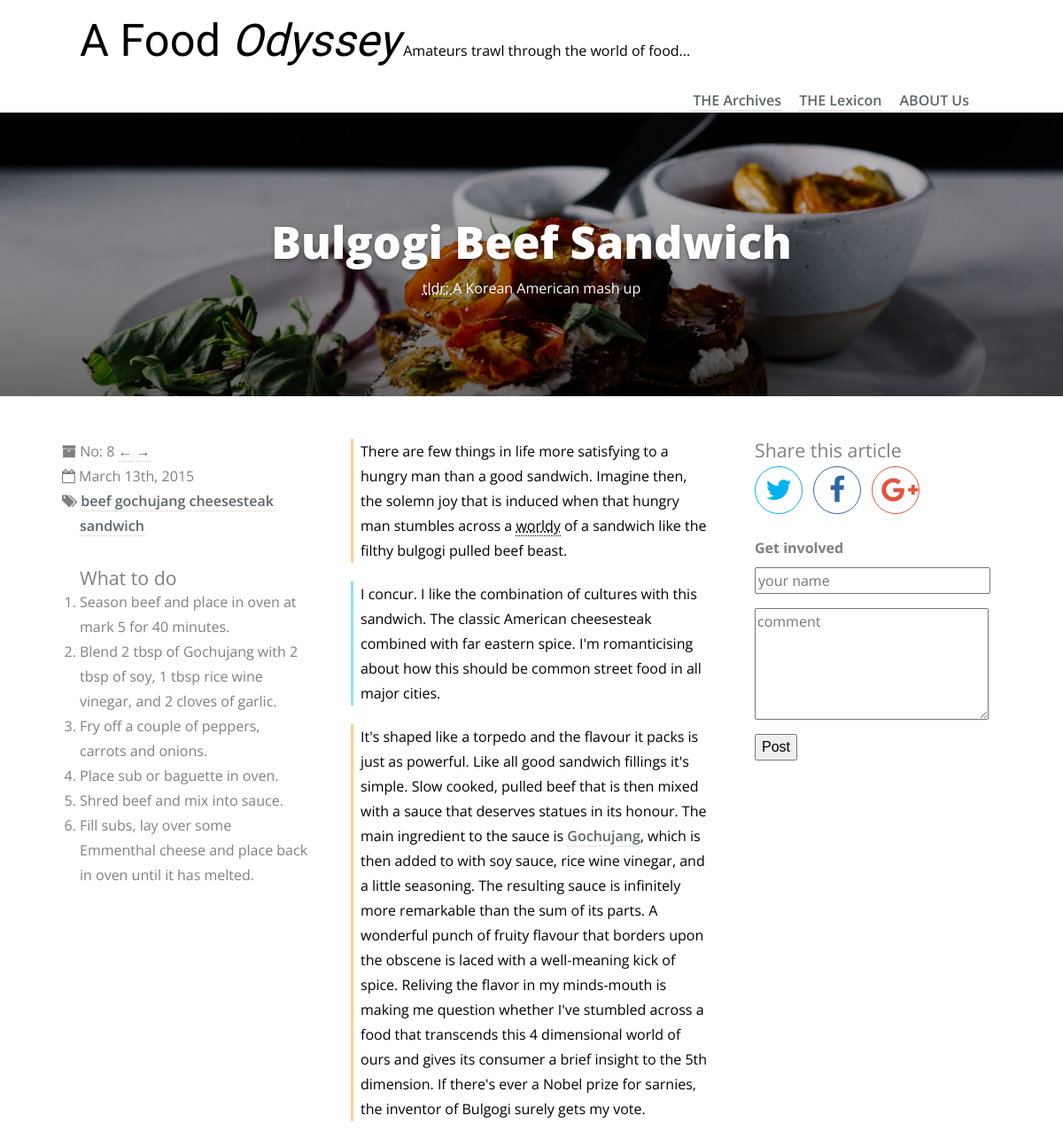
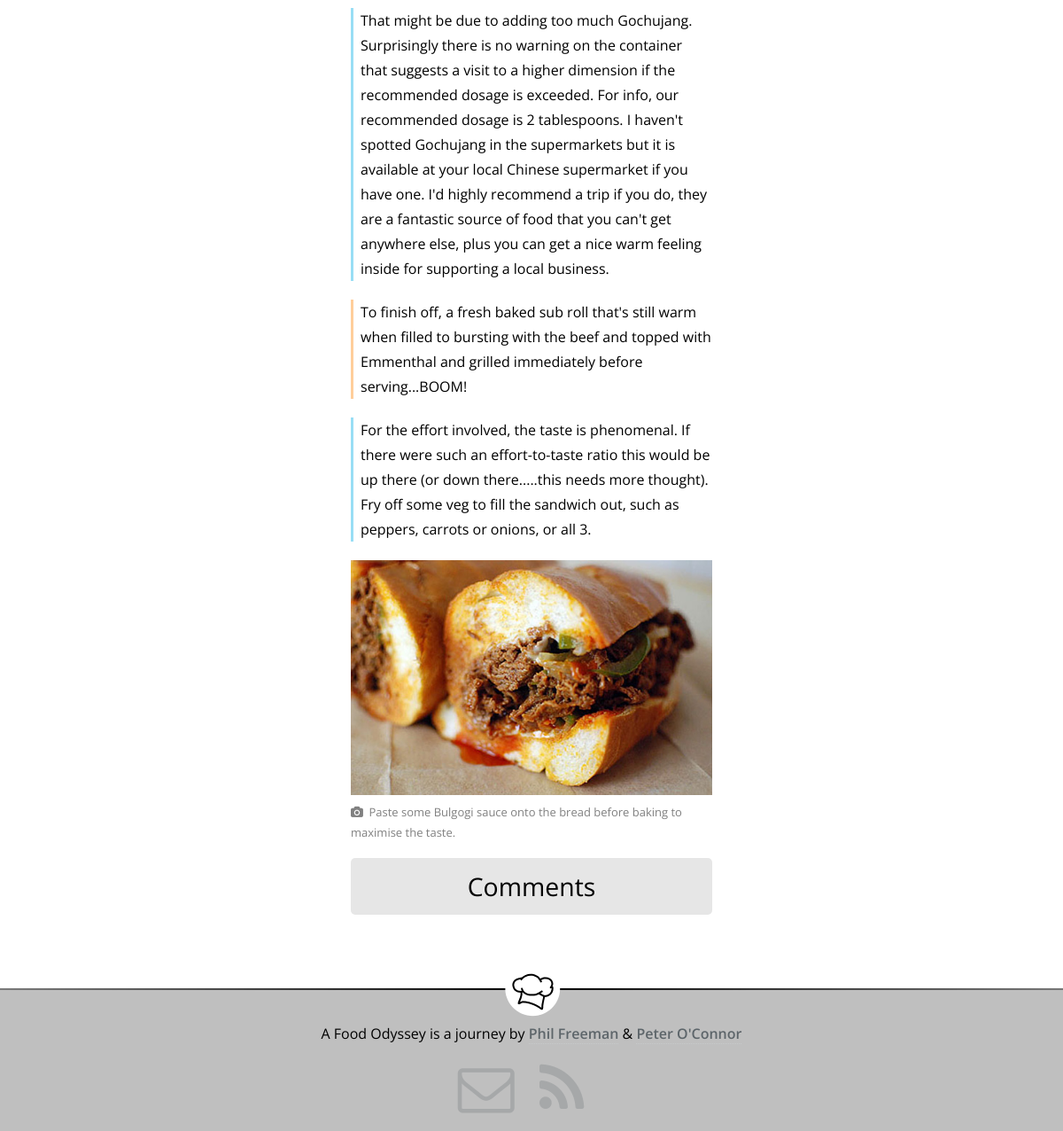
The page /viewArticle.php?article=8 on the database its author committed (2 pictures, top to bottom).
### tables this page shows
CREATE TABLE IF NOT EXISTS `articles` (
  `id` smallint(5) unsigned NOT NULL AUTO_INCREMENT,
  `title` varchar(50) NOT NULL,
  `summary` text NOT NULL,
  `tags` varchar(50) DEFAULT NULL,
  `banner_image_path` varchar(50) NOT NULL,
  `directions_md` text NOT NULL,
  `directions_html` text NOT NULL,
  `content_md` mediumtext NOT NULL,
  `content_html` mediumtext NOT NULL,
  `pubDate` datetime NOT NULL,
  PRIMARY KEY (`id`)
);

### Article.php (called while the page is built, shortened)
<?php
class Article
{
	private $mId;
	private $mTitle;
	private $mSummary;
	private $mTags;
	private $mContentHtml;
	private $mPubDate;
	private $mBannerImagePath;
	private $mDirectionsHtml;
	private $mNextArticleId;
	private $mPreviousArticleId;
	public function __construct($id, $title, $summary, $tags, $contentMd, $contentHtml, $pubDate, $bannerImagePath,
		$directionsMd, $directionsHtml)
	{
		$this->mId = $id;
		$this->mTitle = $title;
		$this->mSummary = $summary;
		$this->mTags = $tags;
		$this->mContentHtml = $contentHtml;
		$this->mBannerImagePath = $bannerImagePath;
		$this->mDirectionsHtml = $directionsHtml;
		if ($pubDate instanceof DateTime)
		{
			$this->mPubDate = $pubDate;
		}
		else
		{
			throw new InvalidArgumentException("$pubDate must be of type DateTime");
		}
	}
	public function getId()
	{
		return $this->mId;
	}
	public function getTitle()
	{
		return $this->mTitle;
	}
	public function getSummary()
	{
		return $this->mSummary;
	}
	public function getContentHtml()
	{
		return $this->mContentHtml;
	}
	public function getNicePubDate()
	{
		return $this->mPubDate->format('F jS, Y');
	}
	public function getHtmlPubDate()
	{
		return $this->mPubDate->format('Y-m-d');
	}
	public function getBannerImagePath()
	{
		return $this->mBannerImagePath;
	}
	public function getDirectionsHtml()
	{
		return $this->mDirectionsHtml;
	}
	public function getNextArticleId()
	{
		return $this->mNextArticleId;
	}
	public function setNextArticleId($id)
	{
		$this->mNextArticleId = $id;
	}
	public function getPreviousArticleId()
	{
		return $this->mPreviousArticleId;
	}
	public function setPreviousArticleId($id)
	{
		$this->mPreviousArticleId = $id;
	}
	public function getTagsAsArray()
	{
		return explode(" ", $this->mTags);
	}
}

### Database.php (called while the page is built, shortened)
<?php
require "Article.php";
class Database
{
	private $mConnection;
	public function OpenReadOnlyConnection()
	{
		$result = false;
		$this->mConnection = new mysqli("localhost", "cmsVisitor", "JxYZTwDxt2LyULpQ", "cms");
		if ($this->mConnection)
		{
			$result = true;
		}
		return $result;
	}
	public function getArticle($id)
	{
		$articles = array();
		$query = "SELECT * FROM articles WHERE id = ?";
		$stmt = mysqli_prepare($this->mConnection, $query);
		mysqli_stmt_bind_param($stmt, 'i', $id);
		if (!mysqli_stmt_execute($stmt))
		{
			throw new Exception("Database query failed");
		}
		else
		{
			mysqli_stmt_bind_result($stmt, $idCol, $titleCol, $summaryCol, $tagsCol, $bannerImagePathCol,
	        	$directionsMdCol, $directionsHtmlCol, $contentMdCol, $contentHtmlCol, $pubDateCol);
	        while (mysqli_stmt_fetch($stmt))
	        {
	        	$article = new Article($idCol, $titleCol, $summaryCol, $tagsCol, $contentMdCol,
	        		$contentHtmlCol, date_create_from_format('Y-m-d H:i:s', $pubDateCol), $bannerImagePathCol,
	        		$directionsMdCol, $directionsHtmlCol);
	        	array_push($articles, $article);
	        }
	        if (count($articles) !== 0)
	        {
	        	$articles[0]->setComments($this->getArticleComments($id));
	        	$articles[0]->setNextArticleId($this->getNextArticleId($id));
	        	$articles[0]->setPreviousArticleId($this->getPreviousArticleId($id));
	        }
		}
		return $articles;
	}
	public function getNextArticleId($id)
	{
		$nextArticleId = 0;
		$query = "SELECT id FROM articles WHERE id = (SELECT min(id) FROM articles WHERE id > ?)";
		$stmt = mysqli_prepare($this->mConnection, $query);
		mysqli_stmt_bind_param($stmt, 'i', $id);
		if (mysqli_stmt_execute($stmt))
		{
			mysqli_stmt_bind_result($stmt, $idCol);
			while (mysqli_stmt_fetch($stmt))
			{
				$nextArticleId = $idCol;
			}
		}
		return $nextArticleId;
	}
	public function getPreviousArticleId($id)
	{
		$previousArticleId = 0;
		$query = "SELECT id FROM articles WHERE id = (SELECT max(id) FROM articles WHERE id < ?)";
		$stmt = mysqli_prepare($this->mConnection, $query);
		mysqli_stmt_bind_param($stmt, 'i', $id);
		if (mysqli_stmt_execute($stmt))
		{
			mysqli_stmt_bind_result($stmt, $idCol);
			while (mysqli_stmt_fetch($stmt))
			{
				$previousArticleId = $idCol;
			}
		}
		return $previousArticleId;
	}
	public function getArticleComments($id)
	{
		$comments = array();
		$query = "SELECT * FROM comments WHERE article = ?";
		$stmt = mysqli_prepare($this->mConnection, $query);
		mysqli_stmt_bind_param($stmt, 'i', $id);
		if (!mysqli_stmt_execute($stmt))
		{
			throw new Exception("Database query failed");
		}
		else
		{
			mysqli_stmt_bind_result($stmt, $idCol, $articleCol, $nameCol, $commentCol, $dateCol);
	        while (mysqli_stmt_fetch($stmt))
	        {
	        	$comment = new Comment($idCol, $articleCol, $nameCol, $commentCol,
	        		date_create_from_format('Y-m-d H:i:s', $dateCol));
	        	array_push($comments, $comment);
	        }
		}
		return $comments;
	}
}

### templates/blogEntryView.phtml (the view, shortened to what this page needs)
<!DOCTYPE html>
<html lang="en">
    <head>
        <link rel="stylesheet" href="../css/reset.css">
        <link rel="stylesheet" href="../css/article-style.css">
        <link href="//maxcdn.bootstrapcdn.com/font-awesome/4.2.0/css/font-awesome.min.css" rel="stylesheet">
    </head>
    <body>
        <div class="grid-container">
            <header id="site-header">
                <h1>A Food <i>Odyssey</i></h1>
                <p id="tagline">Amateurs trawl through the world of food...</p>
                <nav>
                    <ul>
                        <li><a href="#">THE Archives</a></li>
                        <li><a href="#">THE Lexicon</a></li>
                        <li><a href="#">ABOUT Us</a></li>
                    </ul>
                </nav>
            </header>
        </div>
        <header id="article-header"
                style="background-image: linear-gradient(to bottom, rgba(0, 0, 0, 0.2), rgba(0, 0, 0, 0.6)),
                    url('../img/<?php echo $this->article->getBannerImagePath(); ?>')">
            <div class="article-header-container">
                <h1>
                    <?php echo $this->article->getTitle(); ?>
                </h1>
                <p>
                    <abbr title="too long, didn't read. A quick summary for those who are in a rush">
                        tldr&#59;
                    </abbr>
                    <?php echo $this->article->getSummary(); ?>
                </p>
            </div>
        </header>
        <div class="grid-container">
            <aside id="article-info">
                <ul>
                    <li id="article-number"> No:
                        <span id="article-num">
                            <?php echo $this->article->getId(); ?>
                        </span>
                        <a href="/MyCMS/articles/<?php echo $this->article->getPreviousArticleId();  ?>">&larr;</a>
                        <a href="/MyCMS/articles/<?php echo $this->article->getNextArticleId();  ?>">&rarr;</a>
                    </li>
                    <li id="article-date">
                        <time datetime="<?php echo $this->article->getHtmlPubDate(); ?>">
                            <?php echo $this->article->getNicePubDate(); ?>
                        </time>
                    </li>
                    <li id="article-tags">
                        <?php foreach($this->article->getTagsAsArray() as $tag): ?>
                            <a href="/MyCMS/tags/<?=$tag ?>">
                                <?=$tag ?>
                            </a>
                        <?php endforeach; ?>
                    </li>
                </ul>
                <h4>What to do</h4>
                <?php echo $this->article->getDirectionsHtml(); ?>
            </aside>
            <article id="main-article">
                <?php echo $this->article->getContentHtml(); ?>
                <div id="comments-toggle"><h3 id="comments-toggle-text">Comments</h3></div>
            </article>
            <aside id="article-share">
                <h4>Share this article</h4>
                <ul>
                    <li id="share-twitter"><a href="https://twitter.com/share?hashtags=A%20Food%20Odyssey" class="no-decoration"><i class="fa fa-twitter fa-2x"></i></a></li>
                    <li id="share-facebook"><a href="#" class="no-decoration" id="fb-link"><i class="fa fa-facebook fa-2x"></i></a></li>
                    <li id="share-google"><a href="#" class="no-decoration" id="google-link"><i class="fa fa-google-plus fa-2x"></i></a></li>
                </ul>
                <h5>Get involved</h5>
                <form action="addBlogComment.php" method="POST">
                    <input type="text" id="author" name="author" placeholder="your name" maxlength="50" required />
                    <textarea id="comment" name="comment" placeholder="comment" rows="5" required></textarea>
                    <button type="submit" id="post-comment-btn">Post</button>
                </form>
            </aside>
        </div>
        <footer>
            <p>A Food Odyssey is a journey by <a href="http://www.pjfreeman.co.uk/">Phil Freeman</a> &amp;
                <a href="http://poc275.co.uk">Peter O'Connor</a>
            </p>
            <address id="footer-social">
                <ul id="footer-logos">
                    <li><a href="mailto:poc275@gmail.com?Subject=A%20Food%20Odyssey" title="send us an email" class="no-decoration"><i class="fa fa-envelope-o fa-4x"></i></a></li>
                    <li><a href="../rss.xml" title="follow our blog" class="no-decoration"><i class="fa fa-rss fa-4x"></i></a></li>
                </ul>
            </address>
        </footer>
    </body>
</html>

### rows shown on the page
articles: banner_image_path (placeholder picture), title "Bulgogi Beef Sandwich", summary "A Korean American mash up", id "8", tags "beef", tags "gochujang", tags "cheesesteak", tags "sandwich", directions_html "Season beef and place in oven at mark 5 for 40 minutes. Blend 2 tbsp of Gochujang with 2 tbsp of soy, 1 tbsp rice wine vinegar, and 2 cloves of garlic. Fry off a couple of peppers, carrots and onions. Place sub or baguette in oven. Shred beef and mix into sauce. Fill subs, lay over some Emmenthal cheese and place back in oven until it has melted.", content_html "There are few things in life more satisfying to a hungry man than a good sandwich. Imagine then, the solemn joy that is induced when that hungry man stumbles across a worldy of a sandwich like the filthy bulgogi pulled beef beast. I concur. I like the combination of cultures with this sandwich. The classic American cheesesteak combined with far eastern spice. I'm romanticising about how this should be common street food in all major cities. It's shaped like a torpedo and the flavour it packs is just as powerful. Like all good sandwich fillings it's simple. Slow cooked, pulled beef that is then mixed with a sauce that deserves statues in its honour. The main ingredient to the sauce is…", content_html (picture)

### other values the page prints
$this->article->getNicePubDate() "March 13th, 2015"
